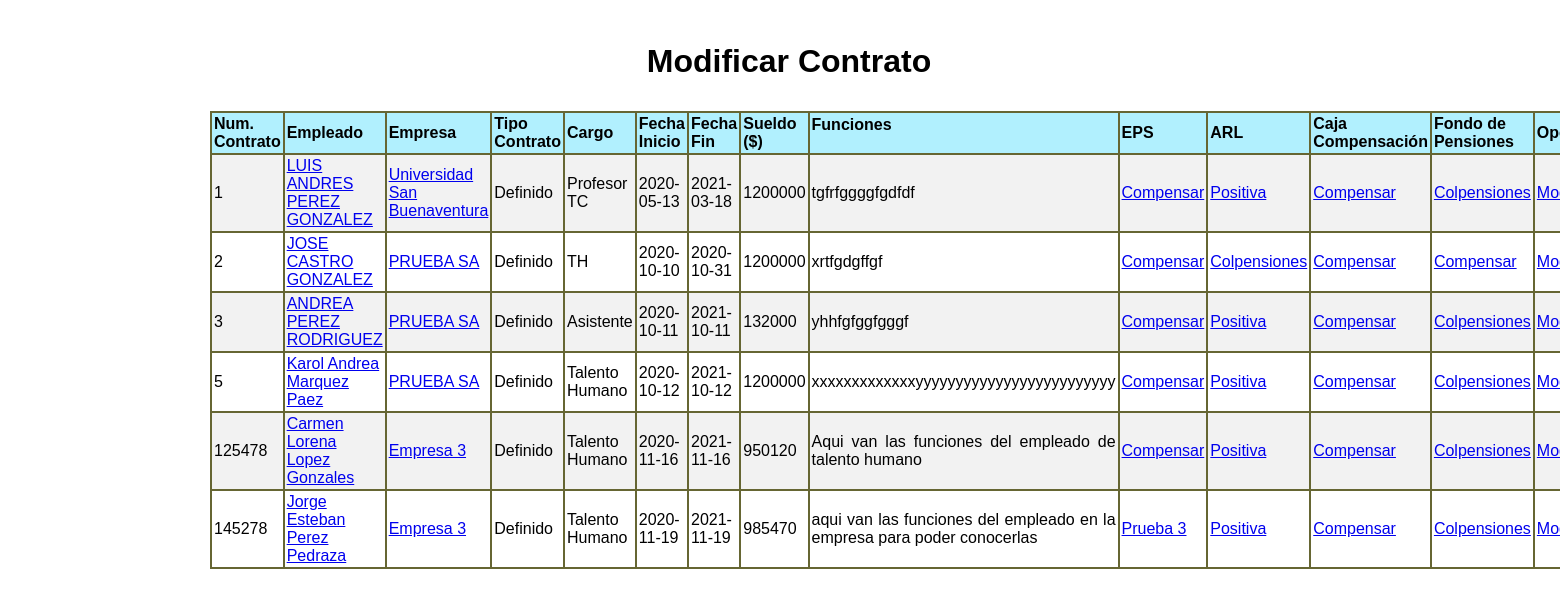
The page /appausaweb/modificarContrato.php (signed in) on the database its author committed.
### tables this page shows
CREATE TABLE `contrato` (
  `num_contrato` bigint(20) NOT NULL,
  `empleado` bigint(10) NOT NULL,
  `empresa` bigint(17) NOT NULL,
  `cargo` varchar(45) NOT NULL,
  `fecha_inicio` date NOT NULL,
  `fecha_fin` date DEFAULT NULL,
  `sueldo` bigint(10) NOT NULL,
  `funciones` text NOT NULL,
  `arl` bigint(17) DEFAULT NULL,
  `caja_compensación` bigint(17) DEFAULT NULL,
  `fondo_pensiones` bigint(17) DEFAULT NULL,
  `eps` bigint(17) DEFAULT NULL,
  `tipo_contrato` varchar(45) DEFAULT NULL,
  `e` int(1) NOT NULL
);

CREATE TABLE `usuario` (
  `cc` bigint(10) NOT NULL,
  `tipo_doc` varchar(45) NOT NULL,
  `pnombre` varchar(45) NOT NULL,
  `snombre` varchar(45) DEFAULT NULL,
  `papellido` varchar(45) NOT NULL,
  `sapellido` varchar(45) NOT NULL,
  `fecha_nam` date NOT NULL,
  `edad` int(2) NOT NULL,
  `correo_electronico` varchar(150) NOT NULL,
  `telefono` varchar(10) NOT NULL,
  `rol` varchar(45) DEFAULT NULL,
  `e` int(1) NOT NULL
);

CREATE TABLE `empresa` (
  `nit` bigint(17) NOT NULL,
  `nombre_empresa` varchar(45) NOT NULL,
  `direccion` varchar(45) NOT NULL,
  `email` varchar(150) NOT NULL,
  `telefono` varchar(10) NOT NULL,
  `descripción_empresa` text,
  `num_empleados` int(4) NOT NULL,
  `tipo_empresa` varchar(45) DEFAULT NULL,
  `inicio_actividad` int(2) NOT NULL,
  `fin_actividad` int(2) NOT NULL,
  `e` int(1) NOT NULL
);

CREATE TABLE `entidad` (
  `nit` bigint(17) NOT NULL,
  `nombre_entidad` varchar(45) NOT NULL,
  `tipo` varchar(45) NOT NULL,
  `telefono` varchar(10) NOT NULL,
  `direccion` varchar(45) NOT NULL,
  `email` varchar(150) NOT NULL,
  `e` int(1) NOT NULL
);

### appausaweb/modificarContrato.php (the view, shortened to what this page needs)
<!DOCTYPE html PUBLIC "-//W3C//DTD XHTML 1.0 Transitional//EN" "http://www.w3.org/TR/xhtml1/DTD/xhtml1-transitional.dtd">
<html xmlns="http://www.w3.org/1999/xhtml">
<head>
<link href="multi/formularios2.css" rel="stylesheet" type="text/css" />
</head>
<body>
<?php
include_once("conexion.php");
$con=mysqli_connect($host,$usuario,$clave,$bd) or die('Fallo la conexion');
mysqli_set_charset($con,"utf8");
?>
<div id="apDiv1">
<div id="apDiv3">
</div>
</div>
<div id="apDiv4">
<h1 align="center">Modificar Contrato</h1></div>
<div id="apDiv6">
<table width="1158" height="306" border=1 cellspacing=0 cellpadding=2 bordercolor="666633">
  <tr bgcolor="#B1F0FE">
    <td><b>Num. Contrato</b></td>
    <td><b>Empleado</b></td>
    <td><b>Empresa</b></td>
    <td><b>Tipo Contrato</b></td>
    <td><b>Cargo</b></td>
    <td><b>Fecha Inicio</b></td>
    <td><b>Fecha Fin</b></td>
    <td><b>Sueldo ($)</b></td>
    <td width="100" align="justify" ><b>Funciones</b></p></td>
    <td><b>EPS</b></td>
    <td><b>ARL</b></td>
    <td><b>Caja Compensación</b></td>
    <td><b>Fondo de Pensiones</b></td>
    <td><b>Opcion</b></td>
  </tr>
  <tr>
  <?php
		$sql="SELECT * from contrato;";
		$result=mysqli_query($con,$sql);
		if(mysqli_num_rows($result) != 0){
		while($mostrar=mysqli_fetch_array($result)){
			if (is_null($mostrar['fecha_fin'])){
				$fechafin = "Sin definir";
			} else {
				$fechafin = $mostrar['fecha_fin'];
			}
	?>
    <td><?php echo $mostrar['num_contrato'] ?></td>
    <?php
	$empl = $mostrar['empleado'];
    $sql1="SELECT * from usuario where cc = $empl;";
	$result1=mysqli_query($con,$sql1);
	while($mostrar1=mysqli_fetch_array($result1)){
			$pnombre = $mostrar1['pnombre'];
			if (!empty($mostrar1['snombre'])){
				$snombre = $mostrar1['snombre'];
			} else {
				$snombre = "";
			}
			$papellido = $mostrar1['papellido'];
			$sapellido = $mostrar1['sapellido'];
	}
	$e = "$pnombre $snombre $papellido $sapellido";
	?>
    <td><a href="buscarUsuario.php?ccc=<?php echo $mostrar['empleado'] ?>&buscar"><?php echo $e ?></a></td>
    <?php
	$emp = $mostrar['empresa'];
    $sql1="SELECT nombre_empresa from empresa where nit = '$emp';";
	$result2=mysqli_query($con,$sql1);
	while($mostrar2=mysqli_fetch_array($result2)){?>
		<td><a href="buscarEmpresa.php?cempresa=<?php echo $mostrar['empresa'] ?>&buscar"><?php echo $mostrar2['nombre_empresa']?></a></td>
	<?php }	?>
    <td><?php echo $mostrar['tipo_contrato']?></td>
    <td><?php echo $mostrar['cargo'] ?></td>
    <td><?php echo $mostrar['fecha_inicio'] ?></td>
    <td><?php echo $fechafin ?></td>
    <td><?php echo $mostrar['sueldo'] ?></td>
    <td align="justify"><p><?php echo $mostrar['funciones'] ?></p></td>
    <?php
	$entidad = $mostrar['eps'];
    $sql1="SELECT nombre_entidad from entidad where nit = $entidad;";
	$result3=mysqli_query($con,$sql1);
	while($mostrar3=mysqli_fetch_array($result3)){ ?>
		<td><a href="buscarEntidad.php?id=<?php echo $mostrar['eps'];?>$buscar"><?php echo $mostrar3['nombre_entidad'];?></a></td>
	<?php } ?>
    <?php
	$entidad = $mostrar['arl'];
    $sql1="SELECT nombre_entidad from entidad where nit = $entidad;";
	$result4=mysqli_query($con,$sql1);
	while($mostrar4=mysqli_fetch_array($result4)){?>
		<td><a href="buscarEntidad.php?id=<?php echo $mostrar['arl'];?>$buscar"><?php echo $mostrar4['nombre_entidad'];?></a></td>
	<?php }?>
    <?php
	$entidad = $mostrar['caja_compensación'];
    $sql1="SELECT nombre_entidad from entidad where nit = $entidad;";
	$result5=mysqli_query($con,$sql1);
	while($mostrar5=mysqli_fetch_array($result5)){?>
		<td><a href="buscarEntidad.php?id=<?php echo $mostrar['caja_compensación'];?>$buscar"><?php echo $mostrar5['nombre_entidad'];?></a></td>
	<?php } ?>
    <?php
	$entidad = $mostrar['fondo_pensiones'];
    $sql1="SELECT nombre_entidad from entidad where nit = $entidad;";
	$result6=mysqli_query($con,$sql1);
	while($mostrar6=mysqli_fetch_array($result6)){ ?>
			<td><a href="buscarEntidad.php?id=<?php echo $mostrar['fondo_pensiones'];?>$buscar"><?php echo $mostrar6['nombre_entidad'];?></a></td>
	<?php }?>
    <td><a class="btn btn-primary"  href="modificarContrato1.php?num=<?php echo $mostrar['num_contrato'];?>&empresa=<?php echo $mostrar['empresa'];?>"><i class="fa fa-trash-o fa-lg" aria-hidden="true"></i>Modificar</a></td>
  </tr>
    <?php }
	}
	?>
</table>
</div>
</body>
</html>

### appausaweb/multi/formularios2.css (style rules this page uses)
p { font-family:Arial, Helvetica, sans-serif; }
tr:nth-child(even) { background-color: #f2f2f2; }

### appausaweb/modificarContrato.php (style rules this page uses)
BODY { font-family:Arial, Helvetica, sans-serif }
#apDiv1 { position: absolute; left: 0px; top: 0px; width: 1564px; height: 701px; z-index: 1; }
#apDiv3 { position: absolute; left: 174px; top: 99px; width: 1252px; height: 543px; z-index: 3; }
#apDiv4 { position: absolute; left: 109px; top: 22px; width: 1360px; height: 48px; z-index: 4; }
#apDiv6 { position: absolute; left: 210px; top: 111px; width: 1164px; height: 510px; z-index: 6; }

### rows shown on the page
contrato: num_contrato "1", empleado.sapellido "LUIS ANDRES PEREZ GONZALEZ", tipo_contrato "Definido", cargo "Profesor TC", fecha_inicio "2020-05-13", fecha_fin "2021-03-18", sueldo "1200000", funciones "tgfrfggggfgdfdf"
empresa: nombre_empresa "Universidad San Buenaventura"
entidad: nombre_entidad "Compensar"
entidad: nombre_entidad "Positiva"
entidad: nombre_entidad "Compensar"
entidad: nombre_entidad "Colpensiones"
contrato: num_contrato "2", empleado.sapellido "JOSE CASTRO GONZALEZ", tipo_contrato "Definido", cargo "TH", fecha_inicio "2020-10-10", fecha_fin "2020-10-31", sueldo "1200000", funciones "xrtfgdgffgf"
empresa: nombre_empresa "PRUEBA SA"
contrato: num_contrato "3", empleado.sapellido "ANDREA PEREZ RODRIGUEZ", tipo_contrato "Definido", cargo "Asistente", fecha_inicio "2020-10-11", fecha_fin "2021-10-11", sueldo "132000", funciones "yhhfgfggfgggf"
contrato: num_contrato "5", empleado.sapellido "Karol Andrea Marquez Paez", tipo_contrato "Definido", cargo "Talento Humano", fecha_inicio "2020-10-12", fecha_fin "2021-10-12", sueldo "1200000", funciones "xxxxxxxxxxxxxyyyyyyyyyyyyyyyyyyyyyyyyy"
contrato: num_contrato "125478", empleado.sapellido "Carmen Lorena Lopez Gonzales", tipo_contrato "Definido", cargo "Talento Humano", fecha_inicio "2020-11-16", fecha_fin "2021-11-16", sueldo "950120", funciones "Aqui van las funciones del empleado de talento humano"
empresa: nombre_empresa "Empresa 3"
contrato: num_contrato "145278", empleado.sapellido "Jorge Esteban Perez Pedraza", tipo_contrato "Definido", cargo "Talento Humano", fecha_inicio "2020-11-19", fecha_fin "2021-11-19", sueldo "985470", funciones "aqui van las funciones del empleado en la empresa para poder conocerlas"
entidad: nombre_entidad "Prueba 3"
